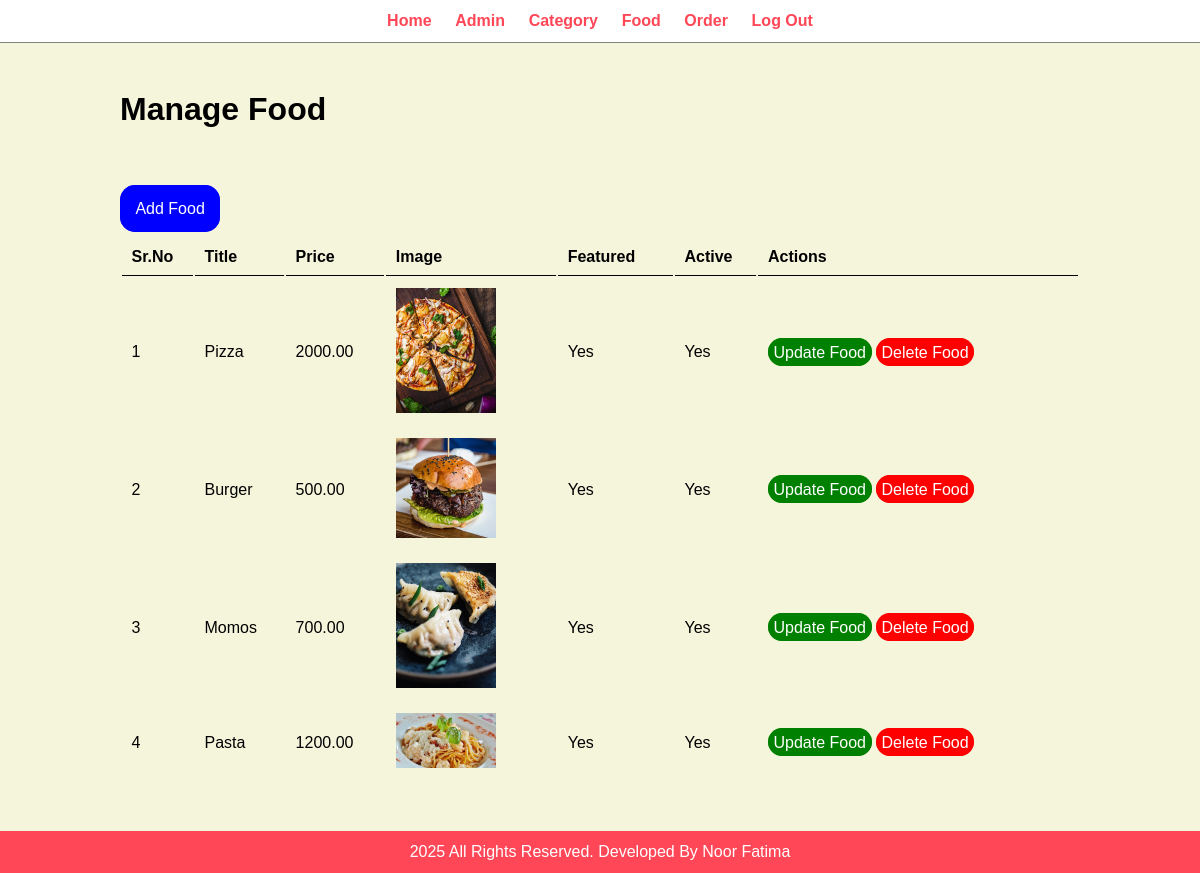
/admin/manage-food.php (signed in), run on the app's committed database.
### tables this page shows
CREATE TABLE `tbl_food` (
  `id` int(11) NOT NULL,
  `title` varchar(100) DEFAULT NULL,
  `description` text DEFAULT NULL,
  `price` decimal(10,2) DEFAULT NULL,
  `image_name` varchar(255) DEFAULT NULL,
  `category_id` int(11) DEFAULT NULL,
  `featured` enum('Yes','No') DEFAULT 'No',
  `active` enum('Yes','No') DEFAULT 'Yes'
);

### admin/manage-food.php (the view, shortened to what this page needs)
<?php
include('partials/menu.php');
?>
<div class="main-content">
    <div class="wrapper">
    <h1>Manage Food</h1>
    <br><br>
    ?> <br><br>
<a href="<?php echo SITEURL; ?>admin/add-food.php" class="btn-primary">Add Food</a>
        <br><br>
        <table class="tblfull">
        <thead>
            <tr>
                <th>Sr.No</th>
                <th>Title</th>
                <th>Price</th>
                <th>Image</th>
                <th>Featured</th>
                <th>Active</th>
                <th>Actions</th>
            </tr>
        </thead>
        <?php
           $sql = "SELECT * FROM tbl_food";
           $res = mysqli_query($conn , $sql);
           $count = mysqli_num_rows($res);
           $sn=1;
           if($count>0){
              while($row=mysqli_fetch_assoc($res)){
                $id = $row['id'];
                $title = $row['title'];
                $price = $row['price'];
                $image_name = $row['image_name'];
                $featured = $row['featured'];
                $active = $row['active'];
                ?>
                <tr>
                   <td><?php echo $sn++; ?></td>
                   <td><?php echo $title; ?></td>
                   <td><?php echo $price; ?></td>
                   <td>
                    <?php
                        if($image_name == ""){
                             echo "<div class='error'>Image Not Added.</div>";
                        }
                        else{
                         ?>
                         <img src="<?php echo SITEURL; ?>images/food/<?php echo $image_name; ?>" width="100px">
                         <?php
                        }
                    ?>
                    </td>
                   <td><?php echo $featured; ?></td>
                   <td><?php echo $active; ?></td>
                    <td>
                      <a href="<?php echo SITEURL; ?>admin/update-food.php?id=<?php echo $id; ?>" class="btn-secondary" class="btn-secondary">Update Food</a>
                      <a href="<?php echo SITEURL; ?>admin/delete-food.php?id=<?php echo $id; ?>&image_name=<?php echo $image_name
                      ?>" class="btn-danger">Delete Food</a>
                    </td>
                </tr>
                <?php
              }
           }
           else{
            echo "<tr><td colspan='7' class='error'>Food Not Added yet.</td></tr>";
           }
        ?>
        </table>
    </div>
</div>
<?php
include('partials/footer.php');
?>

### css/admin.css (style rules this page uses)
* { margin: 0; padding: 0; font-family: Arial, Helvetica, sans-serif; }
.wrapper { padding: 1%; width: 80%; margin: 0 auto; }
.main-content { background-color: beige; padding: 3% 0; }
.tblfull { width: 100%; }
table tr th { border-bottom: 1px solid black; padding: 1%; text-align: left; }
table tr td { padding: 1%; }
.btn-primary { background-color: blue; padding: 1.5%; color: white; text-decoration: none; border: 1px solid blue; border-radius: 15px; }
.btn-secondary { background-color: green; padding: 1.5%; color: white; text-decoration: none; border: 1px solid green; border-radius: 15px; }
.btn-danger { background-color: red; padding: 1.5%; color: white; text-decoration: none; border: 1px solid red; border-radius: 15px; }

### data on the page
tbl_food: title "Pizza", price "2000.00", image_name (picture), featured "Yes", active "Yes"
tbl_food: title "Burger", price "500.00", image_name (picture), featured "Yes", active "Yes"
tbl_food: title "Momos", price "700.00", image_name (picture), featured "Yes", active "Yes"
tbl_food: title "Pasta", price "1200.00", image_name (picture), featured "Yes", active "Yes"
